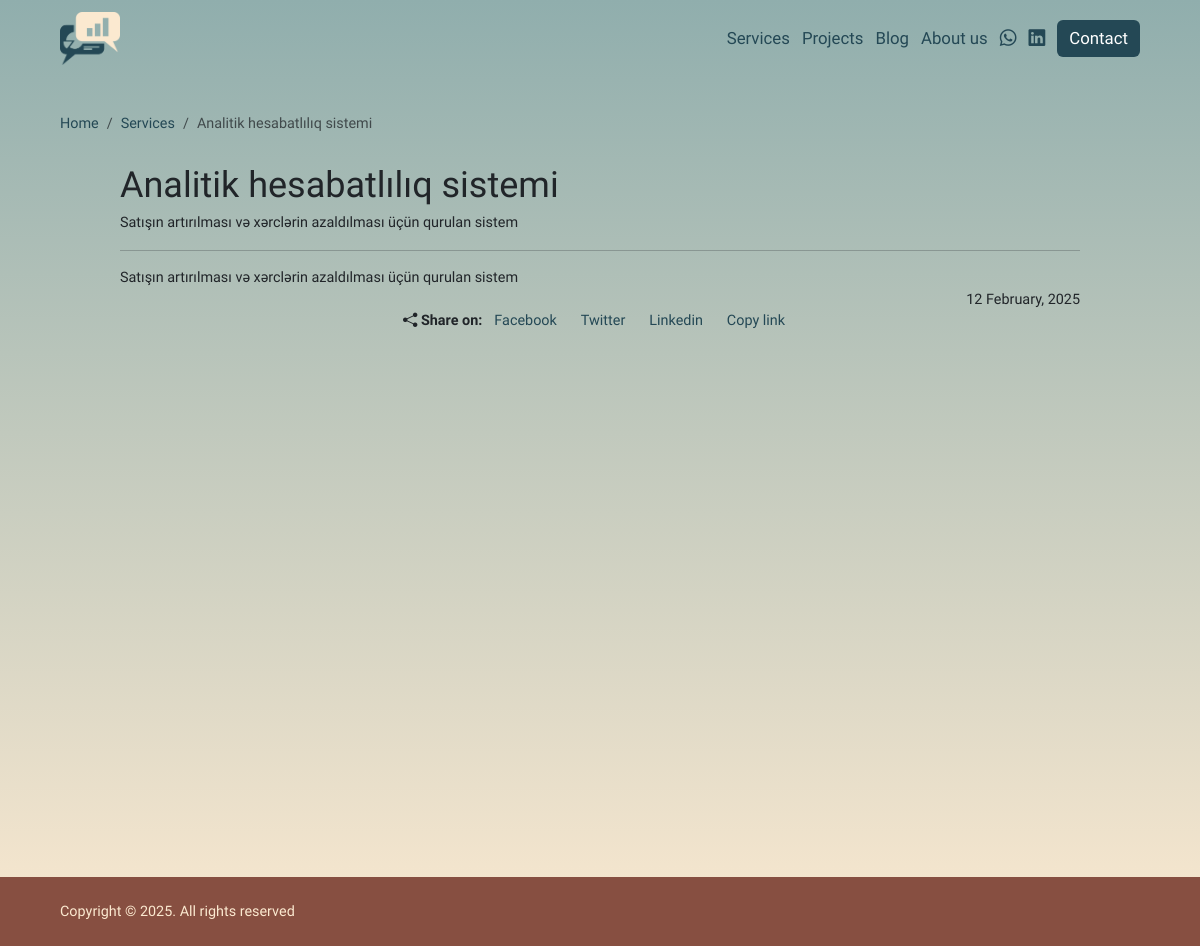
/service/analytical_reporting_system/, run on the app's committed database.
### contents/models.py (models this page shows, shortened)
class Services(models.Model):
    name=models.CharField('Title',max_length=200)
    img=models.URLField('Photo',default='',null=True,blank=True)
    mini_desc=models.TextField('Mini Description',default='')
    desc=RichTextField('Description',default='')
    date=models.DateTimeField(default=timezone.now)
    slug=models.SlugField('Slug',default='')
    class Meta:
        verbose_name = 'Service'
        verbose_name_plural = 'Services'

### contents/views.py (the view)
# urls.py: path('service/<str:slug>/',contentsviews.ServicesDetailView.as_view(),name='post_service'),
class ServicesDetailView(DetailView):
    model=Services
    template_name='post.html'
    context_object_name='services'
    def get_context_data(self, **kwargs):
        context=super(ServicesDetailView,self).get_context_data(**kwargs)
        context['title']=self.object.name
        context.update(common_data())
        return context

### app/utils.py (called while the page is built)
def common_data():
    return{
        'headerwall':HeaderWall.objects.all(),
    }

### templates/post.html (shortened to what this page needs)
{% extends 'base.html' %}
{% load static %}
{% block main %}
    <main>
        <div class="navlinks">
            <nav aria-label="breadcrumb">
                <ol class="breadcrumb">
                    <li class="breadcrumb-item"><a href="{% url 'index' %}">Home</a></li>
                    {% if request.resolver_match.url_name == 'post_service' %}
                        <li class="breadcrumb-item"><a href="{% url 'index' %}">Services</a></li>
                    {% endif  %}
                    <li class="breadcrumb-item active" aria-current="page">{{object.name}}</li>
                </ol>
            </nav>
        </div>
        <div class="postPage">
            <p class="name">{{object.name}}</p>
            <p>{{object.mini_desc}}</p>
            <hr>
            <p>{{object.desc | safe}}</p>
            <p class="date">{{object.date | date:"d F, Y"}}</p>
            <div class="share">
                <p class="shareOn"><i class="bi bi-share-fill"></i> Share on:</p>
                <a href="#" class="socialLink">Facebook</a>
                <a href="#" class="socialLink">Twitter</a>
                <a href="#" class="socialLink">Linkedin</a>
                <a href="#" class="socialLink">Copy link</a>
            </div>
        </div>
    </main>
{% endblock %}

### static/css/style.css (style rules this page uses)
* { margin: 0; padding: 0; }
html { width: 100%; height: 100%; max-width: 1920px; margin: auto; }
body { font-family: "Triodion", serif; font-size: 1.2vw; background: rgb(144, 174, 173); background: linear-gradient(180deg, rgb(144, 174, 173) 0%, rgb(251, 233, 208) 100%); background-attachment: fixed; }
body p { margin: 0; }
body a { text-decoration: none; }
body main { min-height: 100vh; padding-top: 3vw; }
body main .navlinks { margin: 0 5vw; }
body main .navlinks a { color: #244855; }
body main .postPage { margin: 2vw 10vw; }
body main .postPage .name { font-size: 3vw; }
body main .postPage .date { text-align: end; }
body main .postPage .share { display: flex; justify-content: center; }
body main .postPage .share .shareOn { font-weight: bold; white-space: nowrap; }
body main .postPage .share a { margin: 0 1vw; color: #244855; white-space: nowrap; }

### data on the page
Services: name "Analitik hesabatlılıq sistemi", mini_desc "Satışın artırılması və xərclərin azaldılması üçün qurulan sistem", desc "Satışın artırılması və xərclərin azaldılması üçün qurulan sistem", date "12 February, 2025"
